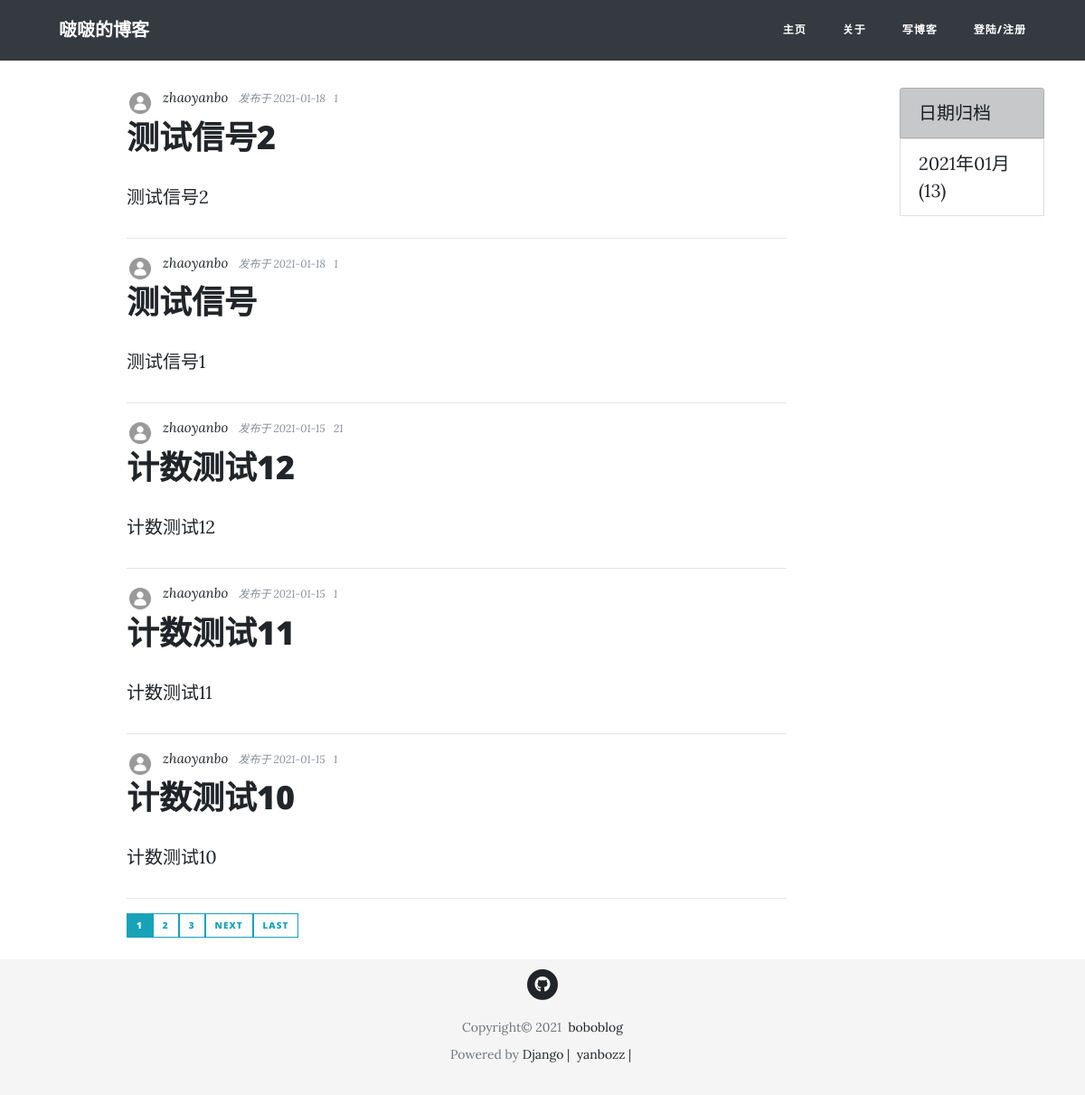
The app's page /, older data.
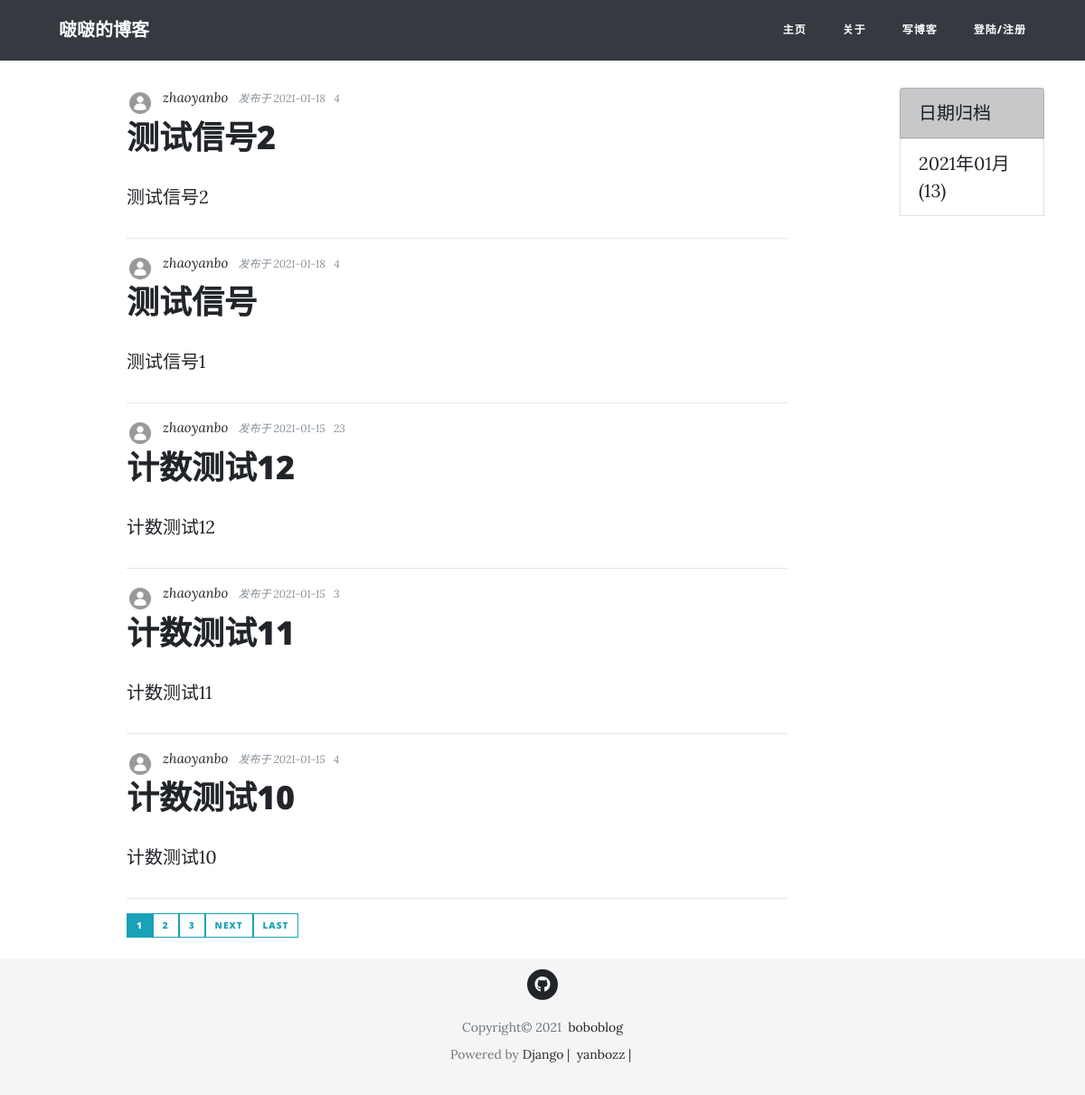
The same page, newer data.
### blog/models.py (models this page shows, shortened)
class Post(models.Model):
    title = models.CharField(max_length=50)
    pub_date = models.DateTimeField(default=timezone.now)
    content = RichTextField()
    author = models.ForeignKey(User, on_delete=models.CASCADE)
    view_count = GenericRelation(
        ViewCount,
        related_query_name='post',
        content_type_field='content_type',
        object_id_field='object_id'
    )
    @property
    def get_view_count(self):
        if self.view_count.first():
            return self.view_count.first().count
        return 0

### viewcount/models.py (models this page shows, shortened)
class ViewCount(models.Model):
    count = models.IntegerField(default=0)
    content_type = models.ForeignKey(ContentType, on_delete=models.CASCADE)
    object_id = models.PositiveIntegerField()
    content_object = GenericForeignKey('content_type', 'object_id')

### users/models.py (models this page shows, shortened)
class Profile(models.Model):
    user = models.OneToOneField(User, on_delete=models.CASCADE)
    profile_pic = models.ImageField(default='default.jpg', upload_to='media/profile_pics')

### blog/views.py (the view)
# urls.py: path('', PostListView.as_view(), name='blog-home'),
class PostListView(ListView):
    model = Post
    template_name = 'blog/home.html'
    context_object_name = 'posts'
    ordering = ['-pub_date']
    paginate_by = 5
    def get_context_data(self, **kwargs):
        context = super().get_context_data(**kwargs)
        date_qs = Post.objects.dates('pub_date', 'month', 'DESC')
        post_dates = self.get_count_in_month(date_qs)
        context['post_dates'] = post_dates
        return context
    def get_count_in_month(self, qs):
        qs = qs.values('datefield').annotate(post_count=Count('id'))
        post_dates = []
        for date_qs in qs:
            post_dates.append((date_qs['datefield'], date_qs['post_count']))
        return post_dates

### blog/templates/blog/home.html (shortened to what this page needs)
{% extends "blog/base.html"  %}
{% block content %}
<div class="col-lg-8 col-md-10 mx-auto">
  {% for post in posts %}
  <div class="post-preview">
    <div class="author-thumbnail">
      <img class="rounded-circle author-img" src="{{ post.author.profile.profile_pic.url }}">
    </div>
    <div class="post-meta">
      <a href="">{{ post.author }}&nbsp;&nbsp;</a>
      发布于 {{ post.pub_date|date:"Y-m-d" }}&nbsp;&nbsp;
       {{ post.get_view_count }}&nbsp;&nbsp;
    </div>
  </div>
  <div class="post-preview">
    <a href="{% url 'post-detail' post.id %}">
      <h2 class="post-title">
        {{ post.title }}
      </h2>
    </a>
    {{ post.content|safe }}
  </div>
  <hr>
  {% endfor %}
  <div class="pagination">
    {% if is_paginated %}
      {% for num in page_obj.paginator.page_range %}
        {% if page_obj.number == num %}
          <a class="btn btn-info btn-sm mb-4" href="?page={{ num }}">{{ num }}</a>
        {% elif num > page_obj.number|add:'-3' and num < page_obj.number|add:'3'%}
          <a class="btn btn-outline-info btn-sm mb-4" href="?page={{ num }}">{{ num }}</a>
        {% endif %}
      {% endfor %}
      {% if page_obj.has_next %}
        <a class="btn btn-outline-info btn-sm mb-4" href="?page={{ page_obj.next_page_number }}">next</a>
        <a class="btn btn-outline-info btn-sm mb-4" href="?page={{ page_obj.paginator.num_pages }}">Last</a>
      {% endif %}
    {% endif %}
  </div>
</div>
{% endblock content %}

Row changes from the older to the newer data that the page shows:
changed through a linked row, Post "测试信号2": get_view_count "1" → "4"
changed through a linked row, Post "测试信号": get_view_count "1" → "4"
changed through a linked row, Post "计数测试12": get_view_count "21" → "23"
changed through a linked row, Post "计数测试11": get_view_count "1" → "3"
changed through a linked row, Post "计数测试10": get_view_count "1" → "4"
